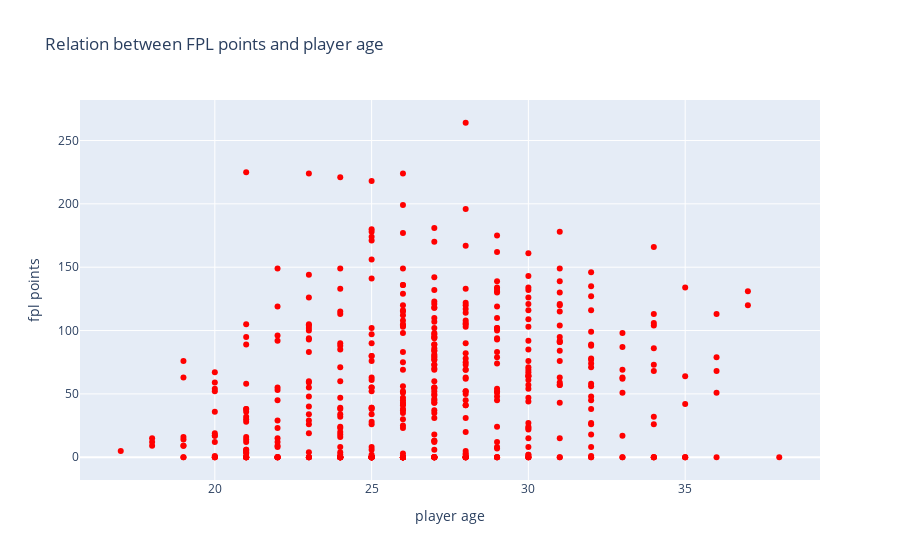

The notebook cell this image was saved under:
### Markdown cell above
Scatterplot above are useful for interpreting trends between FPL value and FPL points. Each point in a scatterplot has two coordinates; the first corresponds is the FPL value (that’s the X coordinate; the amount that you go left or right). The second coordinate corresponds is FPL points (that’s the Y-coordinate; the amount that you go up or down). The point representing that observation is placed at the intersection of the two coordinates.
The data show an uphill pattern as you move from left to right, this indicates a positive relationship between X and Y. As the X-values increase (move right), the Y-values tend to increase (move up). The more expensive the player(High FPL value) tend to produce more FPL point. but as the FPL player, we tend to make a statergy to choose the cheapest player possible who can produce the highest FPL points. That is why I create one more variable which is FPl ratio. FPL ratio is the raton between FPL points and FPL value. I used FPL ratio to determoned the size of the point. so the bigger the point, the more likely player you should put in your fantasy team.

### Code cell
#df['fage_pointration'] = pd.DataFrame(df['fpl_points']/df['fpl_value'])
trace1 = {
  "x": df['age'],
  "y": df['fpl_points'],
  "marker": {
    "color": 'red',
    "colorsrc": "Aldemuro:22:1a1899",
    #"size": df['fpl_ratio']
  }, 
  "mode": "markers", 
  "name": "fpl_points", 
  "text": df['name']+", Club:"+df['club']+", Pos:"+df['position'],
  #"textsrc": "Aldemuro:22:5dc54a", 
  "type": "scatter", 
  "uid": "0d217c", 
  "xsrc": "Aldemuro:22:d61533", 
  "ysrc": "Aldemuro:22:1c3243",
  
}
data = [trace1]
#data = [trace]
layout = {
  "autosize": True, 
  "hovermode": "closest",
  "title": "Relation between FPL points and player age",
  "xaxis": {
    "autorange": True, 
    "range": [3.48535752785, 13.0146424722], 
    "title": "player age", 
    "type": "linear"
  }, 
  "yaxis": {
    "autorange": True, 
    "range": [-17.5245518316, 281.524551832], 
    "title": "fpl points", 
    "type": "linear"
  }
}
# Plot and embed in ipython notebook!
fig = go.Figure(data=data, layout=layout)
py.iplot(fig, filename='basic-scatter')

### Figure 1 — Plotly figure (JSON) as saved in the notebook; plotly's stock layout.template omitted (floating-point values rounded to 4 significant figures; data arrays with more than 128 entries replaced by an {"elided": "..."} marker saying what was removed)
{"data": [{"marker": {"color": "red", "colorsrc": "Aldemuro:22:1a1899"}, "mode": "markers", "name": "fpl_points", "text": {"elided": "461 str values"}, "type": "scatter", "uid": "0d217c", "x": {"elided": "461 int values"}, "xsrc": "Aldemuro:22:d61533", "y": {"elided": "461 int values"}, "ysrc": "Aldemuro:22:1c3243"}], "layout": {"autosize": true, "hovermode": "closest", "title": {"text": "Relation between FPL points and player age"}, "xaxis": {"autorange": true, "range": [3.485, 13.01], "title": {"text": "player age"}, "type": "linear"}, "yaxis": {"autorange": true, "range": [-17.52, 281.5], "title": {"text": "fpl points"}, "type": "linear"}}}
